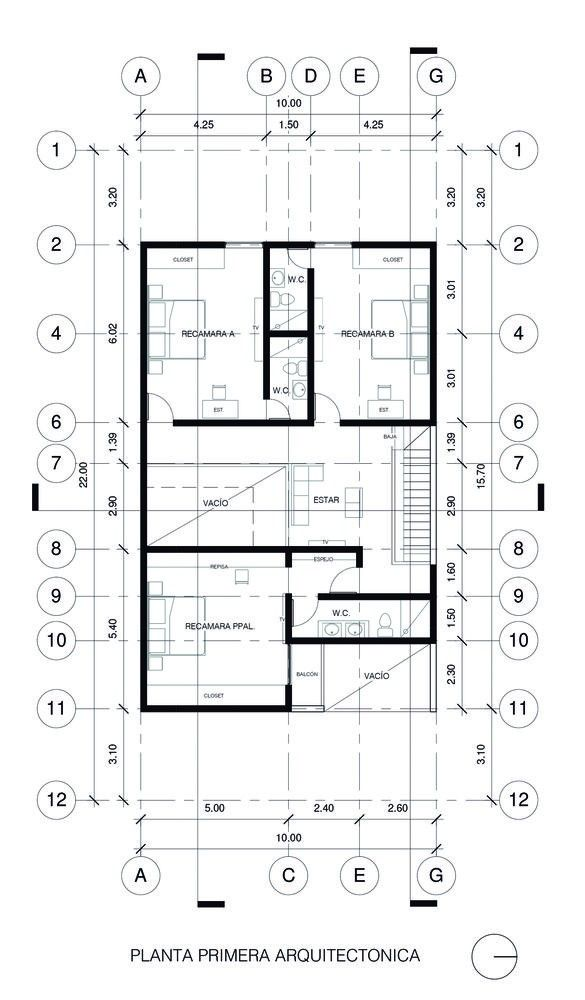
#> input picture src/vision/Plano_2.jpg, 585 x 1000 px
$ python -i procesamiento.py   (imports and definitions only)
#> lines starting #> are read from the running program, lines starting #| are printed output that depends on the picture; after the words box and inside, x2 and y2 are one past the last pixel; in counts of white or black regions, pixels touching at a corner belong together
"""
==================================================================
=  PROYECTO 3                                                    =
=  DESARROLLO DE UNA LIBRERIA EN PYTHON PARA LA DETECCION DE     =
=  LINEAS, ESQUINAS E INTERSECCIONES EN PLANOS ARQUITECTONICOS   =
=                                                                =
==================================================================
  INTEGRANTES:
  - HAN APESS ESPARZA
  - ARMANDO DUARTE ESPARZA
  - IKER EDUARDO FIGUEROA GARCIA
  - JOSE IVAN RODRIGUEZ VALTIERRA

  DESCRIPCION:
  El presente proyecto tiene como objetivo desarrollar una libreria en Python
  que permita la detección de lineas, esquinas e intersecciones en planos arquitectonicos.
  Esto se lograra solo usando funciones basicas de procesamiento de imágenes,
  sin recurrir a librerias especializadas.
"""
import cv2
import numpy as np

def Preparar_Plano(ruta):
    #Importamos la imagen y la convertimos a escala de grises
#> called with ruta = 'Plano_2.jpg'
    Imagen = cv2.imread(ruta)
#> Imagen is the input picture: shape (1000, 585, 3); mean B, G, R 240.4, 240.2, 239.7
    Imagen_gris = cv2.cvtColor(Imagen, cv2.COLOR_BGR2GRAY)

    #Detectar bordes usando el operador de Canny
    Bordes = cv2.Canny(Imagen_gris, 150, 150)
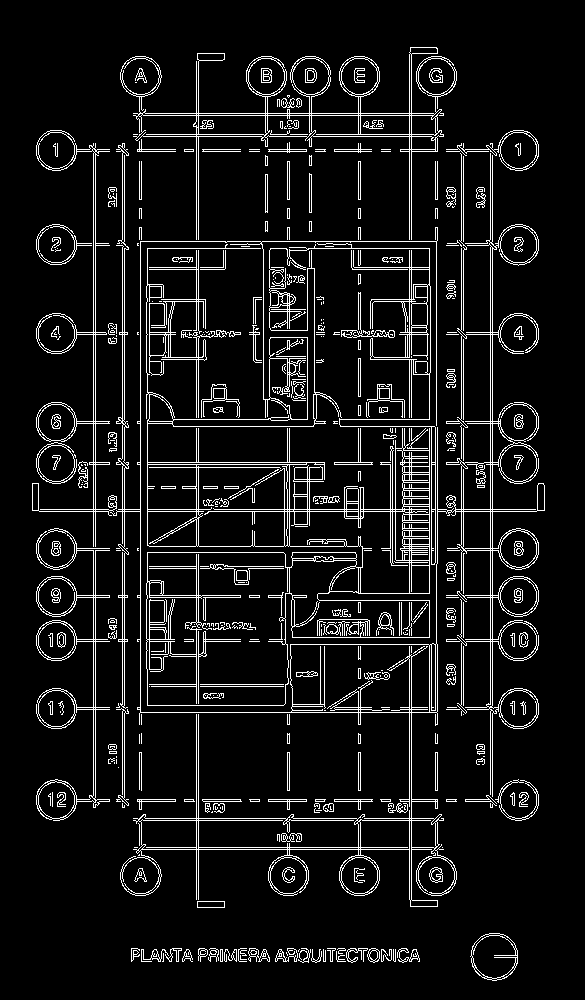
#> Bordes: shape (1000, 585); 8.2% white in thin lines or dots, all inside (x1, y1, x2, y2) = (32, 47, 545, 981)

    #Buscar las lineas usando la transformada de Hough solo para calcular el angulo de inclinacion
    lineas = cv2.HoughLinesP(Bordes, 1, np.pi / 180, threshold=20, minLineLength=100, maxLineGap=30)
#> lineas = 230 rows, first 6: [198, 907, 198, 53], [196, 899, 196, 61], [32, 509, 544, 509], [124, 807, 124, 143], [492, 807, 492, 143], [95, 807, 95, 143]

    #Si el plano esta chueco usaremos una matriz de transformacion afin para derectar esquinas a 90°
    angulos = []
    if lineas is not None:
        for l in lineas:
            x1, y1, x2, y2 = l[0]
            # Calculamos el angulo en grados
            angulo = np.degrees(np.arctan2(y2 - y1, x2 - x1))

            # Como nos interesan las desviaciones pequeñas del eje los marcaremos a 0 o 90
            # Filtramos para quedarnos con lo que no sea perfectamente recto
            if abs(angulo) < 45: # Lineas horizontales
                angulos.append(angulo)
            elif abs(angulo) > 45: # Lineas verticales
                #Hacemos que queden a 90°
                angulos.append(angulo - 90 if angulo > 0 else angulo + 90)
#> this loop made 230 passes
#> (x1, y1, x2, y2, angulo) on passes 1 to 3: (198, 907, 198, 53, -90), (196, 899, 196, 61, -90), (32, 509, 544, 509, 0)
#> after the loop, angulos = 230 values, max 10.07 at index 164, min -30.07 at index 177, mean -0.298
    Angulo_Final = np.median(angulos) if angulos else 0
#> Angulo_Final = 0

    #Rotar la imagen para corregir la inclinacion
    rows, cols = Imagen_gris.shape[:2]
#> rows = 1000; cols = 585
    Matriz_Transformacion = cv2.getRotationMatrix2D((cols / 2, rows / 2), Angulo_Final, 1)
#> Matriz_Transformacion = [[1, 0, 0], [0, 1, 0]]
    Imagen_Rotada = cv2.warpAffine(Imagen, Matriz_Transformacion, (cols, rows))

    #Convertimos la imagen a escala de grises
    Imagen_gris = cv2.cvtColor(Imagen_Rotada, cv2.COLOR_BGR2GRAY)

    #Normalizamos la imagen
    #Esto es importante para mejorar el contraste y facilitar la deteccion de lineas y esquinas, evitando lass iluminaciones desiguales.
    Imagen_Normalizada = (Imagen_gris - Imagen_gris.min()) / (Imagen_gris.max() - Imagen_gris.min()) * 255
    Imagen_Normalizada = Imagen_Normalizada.astype(np.uint8)

    #Filtro de Blur Gausssiano
    #Este filtro ayuda a reducir el ruido en la imagen, lo que facilita la deteccion de lineas y esquinas.
    Imagen_Gaussiana = cv2.GaussianBlur(Imagen_Normalizada, (11, 11), 0)
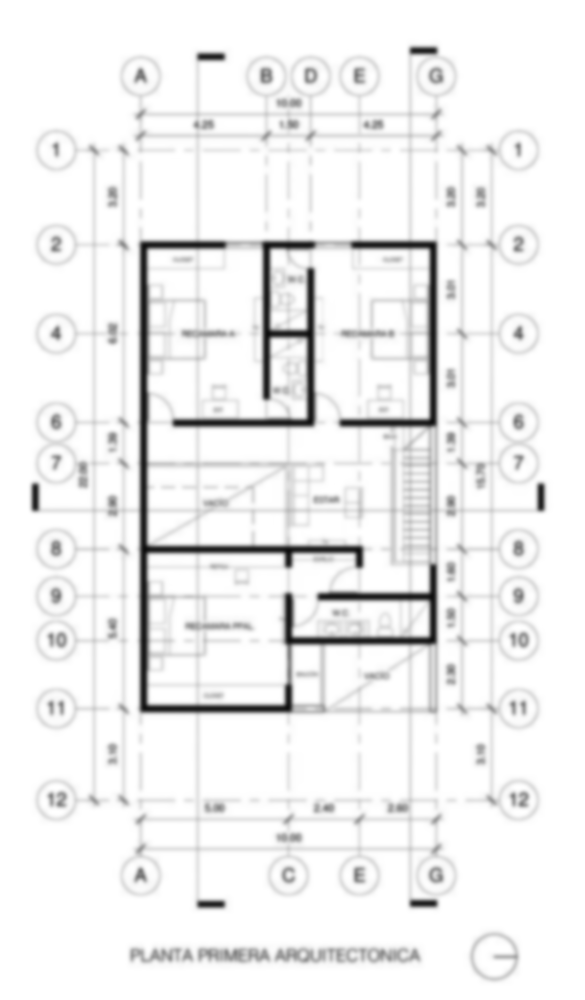
#> Imagen_Gaussiana: shape (1000, 585); min 13, max 255, mean 240.1

    #Umbralizacion por Otsu
    #Este metodo encuentra automaticamente el umbral para separar el fondo de los objetos.
    _, Imagen_Binaria = cv2.threshold(Imagen_Gaussiana, 0, 255, cv2.THRESH_BINARY_INV + cv2.THRESH_OTSU)
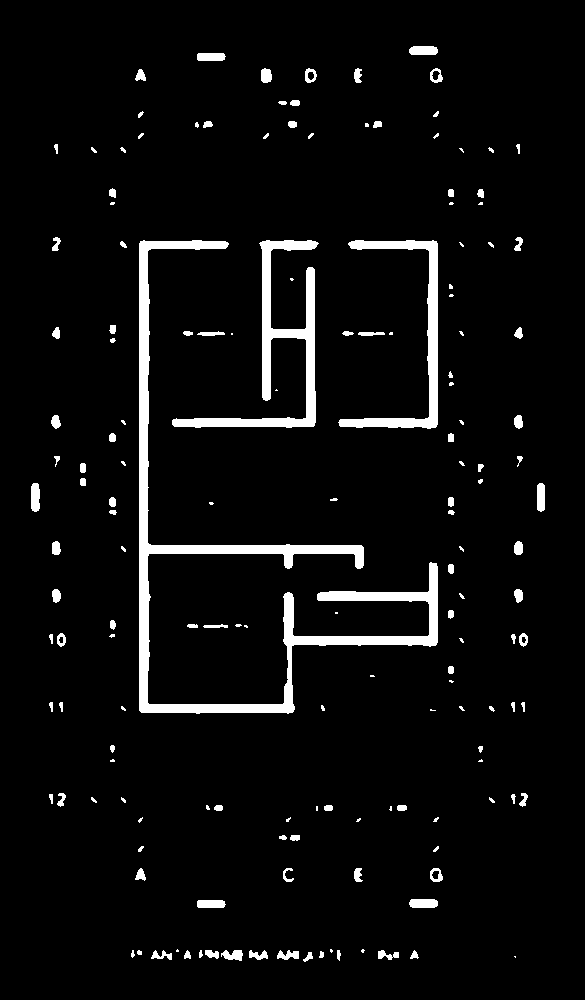
#> Imagen_Binaria: shape (1000, 585); 4.8% white; 161 white regions (55 under 20 px), largest, box (x1, y1, x2, y2) and area: (139, 240, 438, 714) 12589, (172, 240, 319, 428) 4827, (338, 240, 438, 429) 3271

    #Este es un filtro que ayuda a quitar y separar ruidos pequeños, ademas de separar los objetos que esten muy juntos, lo que facilita la deteccion de lineas y esquinas.
    limpieza = np.ones((5, 5), np.uint8)
    Imagen_Limpiada = cv2.morphologyEx(Imagen_Binaria, cv2.MORPH_OPEN, limpieza, iterations=1)
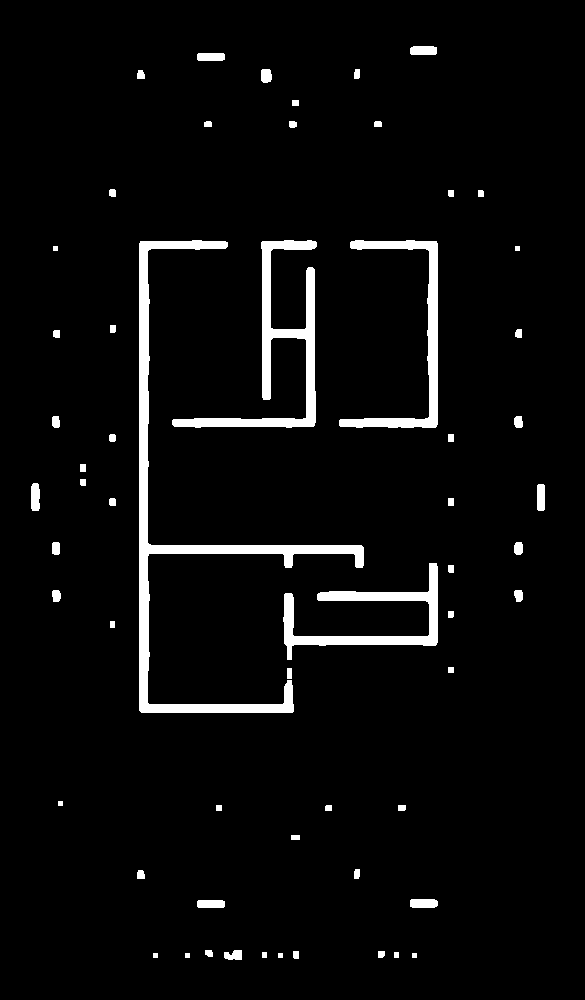
#> Imagen_Limpiada: shape (1000, 585); 4.2% white; 59 white regions, largest, box (x1, y1, x2, y2) and area: (139, 240, 364, 713) 8847, (172, 240, 317, 428) 4803, (283, 563, 438, 660) 3594
    #Aplicamops una erosion para eliminar pequeños ruidos y adelgazar los muros antes de pasarlo al proceso de Canny
    erosion = np.ones((7, 7), np.uint8)
    Imagen_Limpiada = cv2.erode(Imagen_Limpiada, erosion, iterations=1)
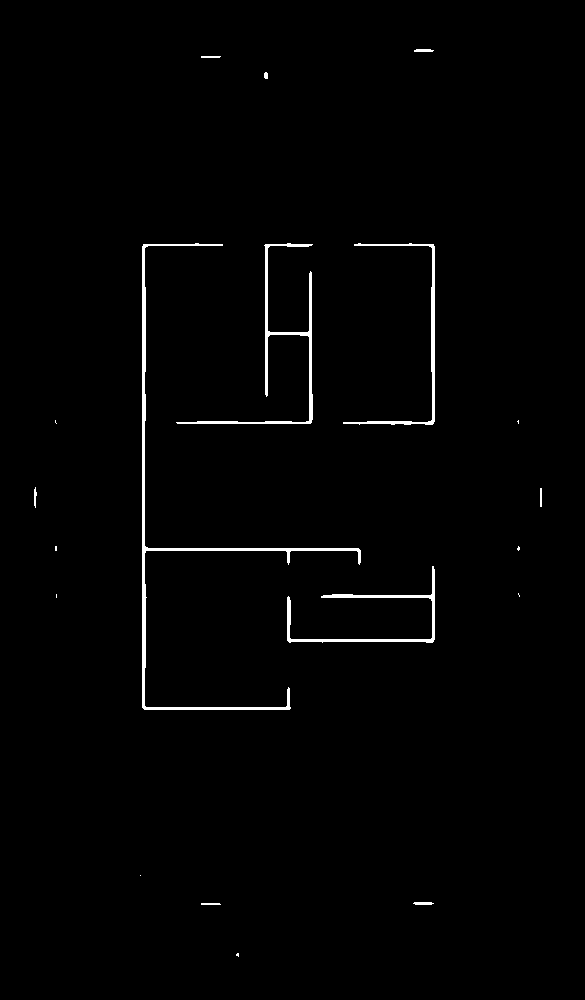
#> Imagen_Limpiada: shape (1000, 585); 1.2% white; 19 white regions (8 under 20 px), largest, box (x1, y1, x2, y2) and area: (142, 243, 361, 710) 2981, (176, 243, 313, 424) 1531, (287, 566, 435, 643) 1179

    return Imagen_Rotada, Imagen_Limpiada

>>> result = Preparar_Plano('Plano_2.jpg')

$ run again, on src/vision/Plano_3.jpg
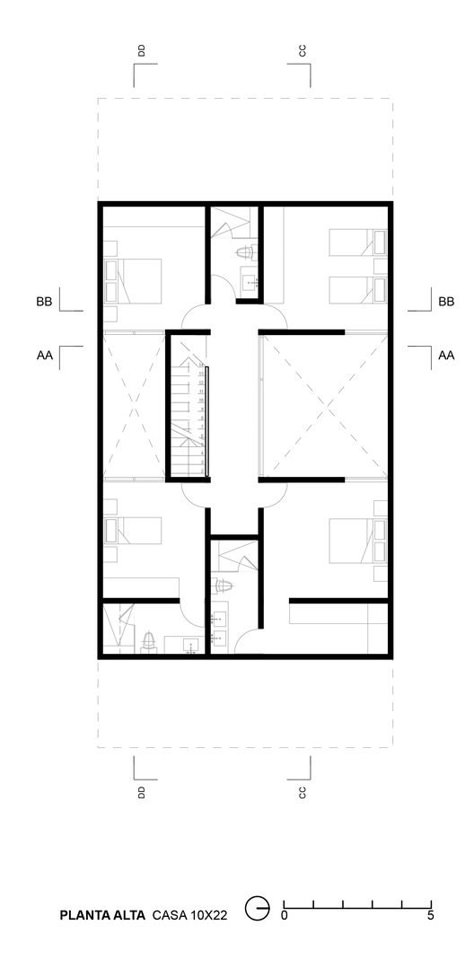
#> input picture src/vision/Plano_3.jpg, 474 x 960 px
#> in Preparar_Plano, Imagen is the input picture: shape (960, 474, 3); min 0, max 255, mean 244.5
#> in Preparar_Plano, `Bordes = cv2.Canny(Imagen_gris, 150, 150)`:
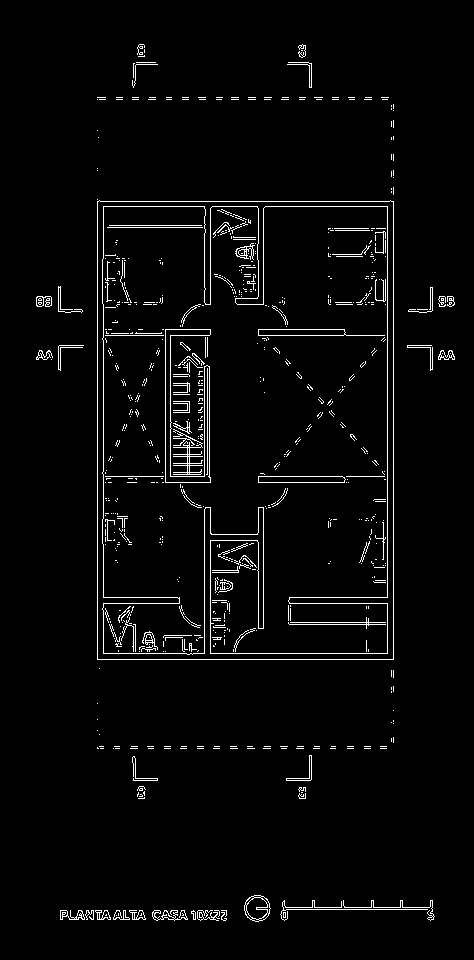
#> Bordes: shape (960, 474); 3% white in thin lines or dots, all inside (x1, y1, x2, y2) = (36, 44, 455, 922)
#> lineas = 64 rows, first 6: [393, 742, 393, 104], [387, 659, 387, 201], [97, 659, 97, 168], [103, 659, 103, 304], [258, 659, 258, 476], [204, 659, 204, 201]
#> the loop in Preparar_Plano, `for l in lineas:` made 64 passes
#> (x1, y1, x2, y2, angulo) on passes 1 to 8: (393, 742, 393, 104, -90), (387, 659, 387, 201, -90), (97, 659, 97, 168, -90), (103, 659, 103, 304, -90), (258, 659, 258, 476, -90), (204, 659, 204, 201, -90), (210, 659, 210, 477, -90), (104, 206, 386, 206, 0)
#> after the loop in Preparar_Plano, `for l in lineas:`: angulos = 64 values, max 40.2 at index 46, min -41.13 at index 45, mean 0.505
#> Angulo_Final = 0
#> Matriz_Transformacion = [[1, 0, 0], [0, 1, 0]]
#> Imagen_Binaria: shape (960, 474); 4.9% white; 24 white regions (8 under 20 px), largest, box (x1, y1, x2, y2) and area: (96, 200, 394, 661) 17264, (164, 328, 211, 484) 2313, (257, 328, 346, 337) 701
#> in Preparar_Plano, `Imagen_Limpiada = cv2.erode(Imagen_Limpiada, erosion, iterations=1)`:
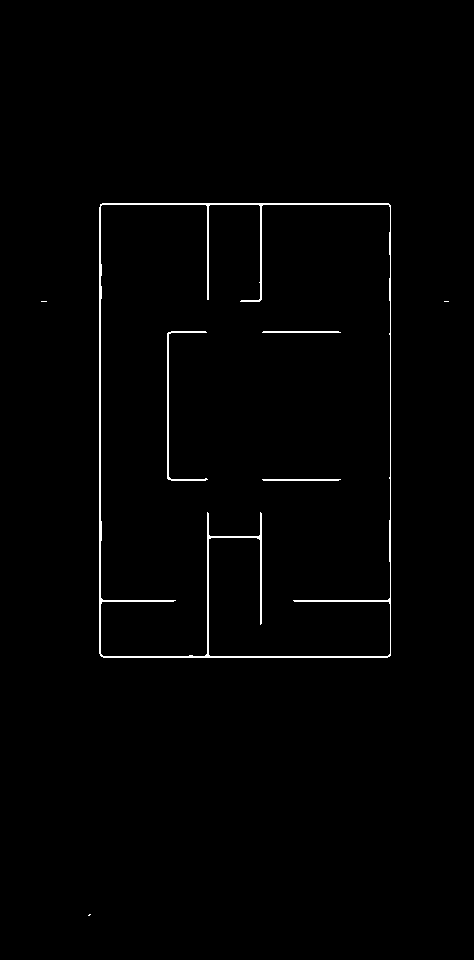
#> Imagen_Limpiada: shape (960, 474); 1.1% white in thin lines or dots, all inside (x1, y1, x2, y2) = (41, 203, 449, 916)

$ run again, on src/vision/Plano_1.png
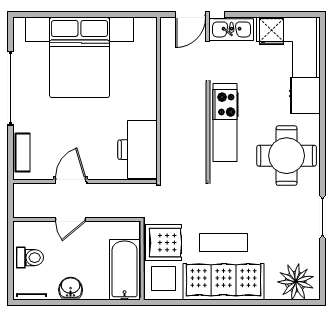
#> input picture src/vision/Plano_1.png, 335 x 316 px
#> in Preparar_Plano, Imagen is the input picture: shape (316, 335, 3); min 0, max 255, mean 229.5
#> in Preparar_Plano, `Bordes = cv2.Canny(Imagen_gris, 150, 150)`:
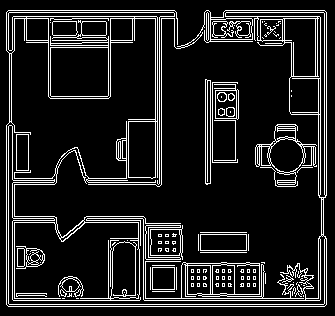
#> Bordes: shape (316, 335); 12.5% white in thin lines or dots
#> lineas = 80 rows, first 6: [6, 304, 326, 304], [6, 12, 326, 12], [6, 298, 326, 298], [8, 306, 324, 306], [206, 10, 324, 10], [6, 300, 326, 300]
#> the loop in Preparar_Plano, `for l in lineas:` made 80 passes
#> (x1, y1, x2, y2, angulo) on passes 1 to 8: (6, 304, 326, 304, 0), (6, 12, 326, 12, 0), (6, 298, 326, 298, 0), (8, 306, 324, 306, 0), (206, 10, 324, 10, 0), (6, 300, 326, 300, 0), (6, 16, 326, 16, 0), (6, 40, 210, 40, 0)
#> after the loop in Preparar_Plano, `for l in lineas:`: angulos = 80 values, max 5.02 at index 75, min -35.28 at index 72, mean -2.13
#> Angulo_Final = 0
#> Matriz_Transformacion = [[1, 0, 0], [0, 1, 0]]
#> Imagen_Binaria: shape (316, 335); 26.6% white; 41 white regions (36 under 20 px), largest, box (x1, y1, x2, y2) and area: (6, 10, 327, 307) 24874, (204, 79, 240, 185) 2067, (198, 232, 249, 253) 396, (150, 265, 177, 292) 288, (269, 28, 274, 32) 20
#> in Preparar_Plano, `Imagen_Limpiada = cv2.erode(Imagen_Limpiada, erosion, iterations=1)`:
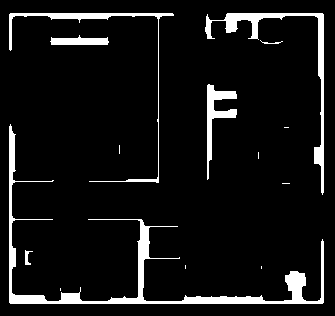
#> Imagen_Limpiada: shape (316, 335); 7.7% white; 14 white regions (7 under 20 px), largest, box (x1, y1, x2, y2) and area: (9, 124, 324, 304) 3954, (205, 13, 324, 195) 1737, (9, 13, 174, 183) 1109
